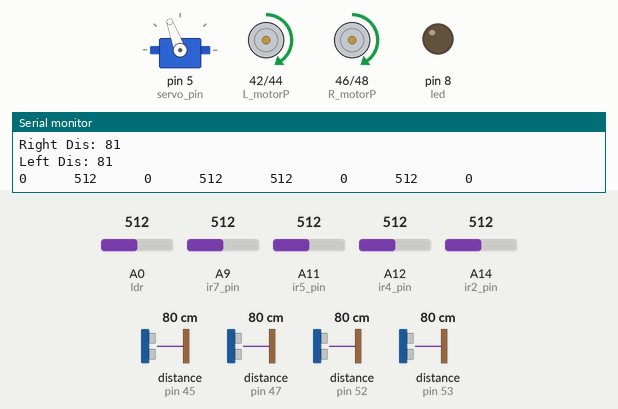
This sketch was run on a simulated Arduino Mega 2560, built with avr-gcc and run on an emulated ATmega2560. On the bench: servo, motor-driver pin pairs drawn as motors (green arrow = first pin HIGH = forward, orange = second pin HIGH = backward, longer = more drive, scaled by the enable pin), output pins drawn as LEDs (lit = HIGH), the last lines printed to the serial monitor. The test bench sets the inputs (shaded band); at power-on: distance to the obstacle (sensors on pin 53, pin 45, pin 52, pin 47) 80 cm, A0 (ldr) = 512, A9 (ir7_pin) = 512, A11 (ir5_pin) = 512, A12 (ir4_pin) = 512, A14 (ir2_pin) = 512. The echo pulse lasts 58.3 µs per cm.

Above: at 4.0 s.
4.1 s: distance to the obstacle (sensor on pin 53) set to 43 cm
5.6 s: distance to the obstacle (sensor on pin 53) set to 37 cm
At 6.9 s:
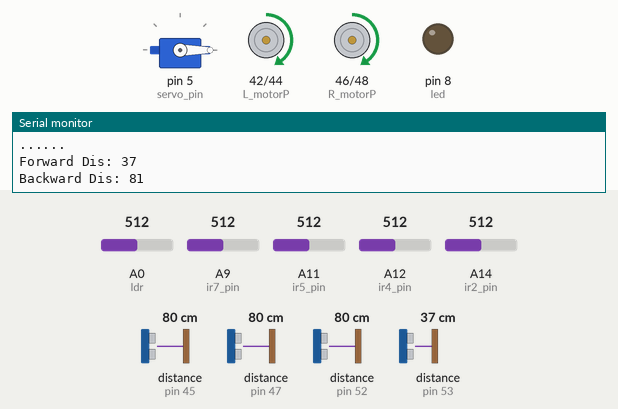
7.2 s: distance to the obstacle (sensor on pin 45) set to 28 cm
10.2 s: distance to the obstacle (sensor on pin 45) set to 23 cm
At 11.6 s:
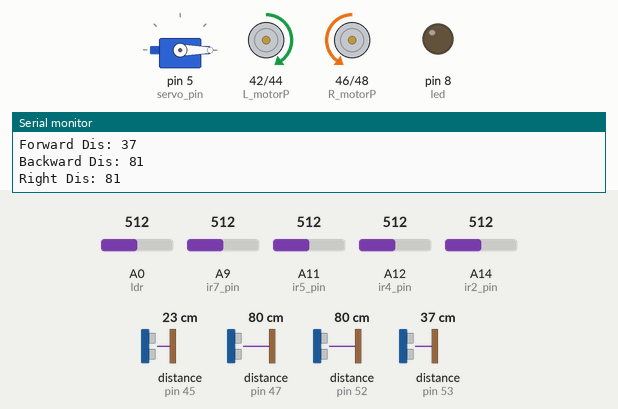
11.9 s: distance to the obstacle (sensor on pin 52) set to 28 cm
13.4 s: distance to the obstacle (sensor on pin 52) set to 24 cm
At 15.0 s:
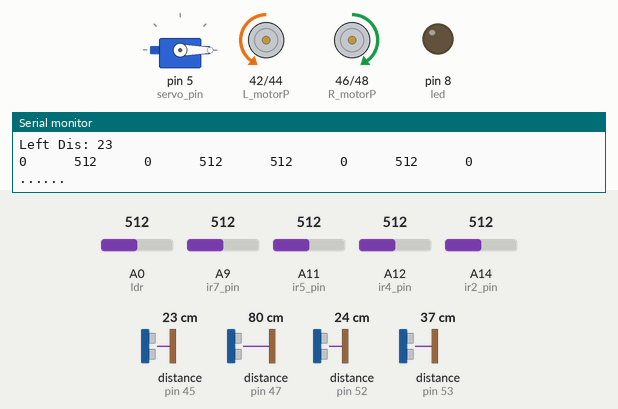
Timing chart, 0 to 16.1 s (numbered marks = the images above; inputs shaded):
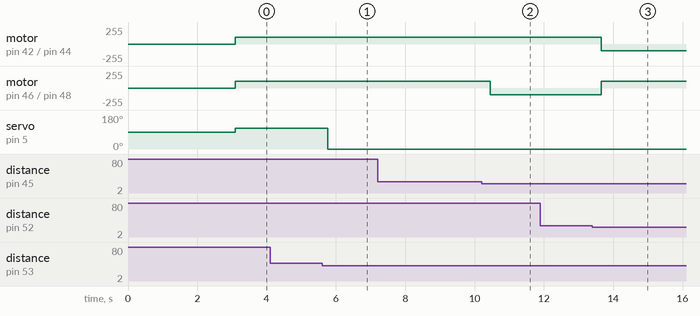

Measured:
- the behaviour switches between 41 and 40 cm on distance to the obstacle (sensor on pin 53) (found by bisection; images 0 and 1)
- the behaviour switches between 26 and 25 cm on distance to the obstacle (sensor on pin 45) (found by bisection; images 1 and 2)
- the behaviour switches between 26 and 25 cm on distance to the obstacle (sensor on pin 52) (found by bisection; images 2 and 3)
- after the input at 5.6 s, servo on pin 5 (servo_pin): 110° → 0° after 0.17 s
- after the input at 10.2 s, motor on pin 46 (R_motorP) / pin 48 (R_motorN): forward 100/255 → backward 100/255 after 0.26 s
- after the input at 13.4 s, motor on pin 42 (L_motorP) / pin 44 (L_motorN): forward 100/255 → backward 100/255 after 0.25 s; motor on pin 46 (R_motorP) / pin 48 (R_motorN): backward 100/255 → forward 100/255 after 0.25 s

The sketch:

4Sonar_bot.ino
```cpp
/*
4 Sonar
2 motor
1 LDR
8 IR
*/
#include<NewPing.h>
#include<Servo.h>
#define F_trig 51
#define F_echo 53
#define B_trig 49
#define B_echo 47
#define L_trig 43
#define L_echo 45
#define R_trig 50
#define R_echo 52
#define MaxDistance 200

#define L_motorP 42
#define L_motorN 44
#define L_motorPWM 7
#define R_motorP 46
#define R_motorN 48
#define R_motorPWM 6

//#define ir1_pin A15
#define ir2_pin A14
//#define ir3_pin A13
#define ir4_pin A12
#define ir5_pin A11
//#define ir6_pin A10
#define ir7_pin A9
//#define ir8_pin A8

#define led 8
#define ldr A0

#define servo_pin 5

int F_dis , B_dis , R_dis , L_dis , flag , ldr_value , angle=0 , servo_flag=0;
int Rspeed = 100;
int Lspeed = 100;
int ir1 , ir2 , ir3 , ir4 , ir5 , ir6 , ir7 , ir8 , total_ir, ir_flag=0;   //IR value(From Right side)
NewPing F_sonar(F_trig,F_echo,MaxDistance);
NewPing B_sonar(B_trig,B_echo,MaxDistance);
NewPing L_sonar(L_trig,L_echo,MaxDistance);
NewPing R_sonar(R_trig,R_echo,MaxDistance);
Servo servo;

void setup() {
  Serial.begin(9600);
  pinMode(R_motorP ,OUTPUT);              //Motor
  pinMode(R_motorN ,OUTPUT);
  pinMode(L_motorP ,OUTPUT);
  pinMode(L_motorN ,OUTPUT);
  pinMode(R_motorPWM ,OUTPUT);
  pinMode(L_motorPWM ,OUTPUT);

  //pinMode(ir1_pin,INPUT);
  pinMode(ir2_pin,INPUT);
  //pinMode(ir3_pin,INPUT);
  pinMode(ir4_pin,INPUT);
  pinMode(ir5_pin,INPUT);
  //pinMode(ir6_pin,INPUT);
  pinMode(ir7_pin,INPUT);
  //pinMode(ir8_pin,INPUT);

  pinMode(led,OUTPUT);
  pinMode(ldr,INPUT);

  servo.attach(servo_pin);
}

void forward()
{
    digitalWrite(R_motorP ,HIGH);
    digitalWrite(R_motorN ,LOW);
    analogWrite(R_motorPWM , Rspeed);
    digitalWrite(L_motorP ,HIGH);
    digitalWrite(L_motorN ,LOW);
    analogWrite(L_motorPWM, Lspeed);
}
void backward()
{
    digitalWrite(R_motorP ,LOW);
    digitalWrite(R_motorN ,HIGH);
    analogWrite(R_motorPWM, Rspeed);
    digitalWrite(L_motorP ,LOW);
    digitalWrite(L_motorN ,HIGH);
    analogWrite(L_motorPWM, Lspeed);
}
void right()
{
    digitalWrite(R_motorP ,LOW);
    digitalWrite(R_motorN ,HIGH);
    analogWrite(R_motorPWM, Rspeed);
    digitalWrite(L_motorP ,HIGH);
    digitalWrite(L_motorN ,LOW);
    analogWrite(L_motorPWM, Lspeed);
}
void left()
{
    digitalWrite(R_motorP ,HIGH);
    digitalWrite(R_motorN ,LOW);
    analogWrite(R_motorPWM, Rspeed);
    digitalWrite(L_motorP ,LOW);
    digitalWrite(L_motorN ,HIGH);
    analogWrite(L_motorPWM, Lspeed);
}
void stopp()
{
    digitalWrite(R_motorP ,LOW);
    digitalWrite(R_motorN ,LOW);
    analogWrite(R_motorPWM, 0);
    digitalWrite(L_motorP ,LOW);
    digitalWrite(L_motorN ,LOW);
    analogWrite(L_motorPWM, 0);
}
void serialMonitor()
{
  Serial.print("Forward Dis: ");
  Serial.println(F_dis);
  Serial.print("Backward Dis: ");
  Serial.println(B_dis);
  Serial.print("Right Dis: ");
  Serial.println(R_dis);
  Serial.print("Left Dis: ");
  Serial.println(L_dis);
  Serial.print(ir1);
  Serial.print("      ");
  Serial.print(ir2);
  Serial.print("      ");
  Serial.print(ir3);
  Serial.print("      ");
  Serial.print(ir4);
  Serial.print("      ");
  Serial.print(ir5);
  Serial.print("      ");
  Serial.print(ir6);
  Serial.print("      ");
  Serial.print(ir7);
  Serial.print("      ");
  Serial.print(ir8);
  Serial.println("      ");
  Serial.println("......");

}
//Main........................................................................................................................
void loop() {
  flag=0;
  F_dis=F_sonar.ping_cm();
  B_dis=B_sonar.ping_cm();
  R_dis=R_sonar.ping_cm();
  L_dis=L_sonar.ping_cm();

  //ir1=analogRead(ir1_pin);
  ir2=analogRead(ir2_pin);
 // ir3=analogRead(ir3_pin);
  ir4=analogRead(ir4_pin);
  ir5=analogRead(ir5_pin);
  //ir6=analogRead(ir6_pin);
  ir7=analogRead(ir7_pin);
 // ir8=analogRead(ir8_pin);
 // total_ir=(ir1+ir2+ir3+ir4+ir5+ir6+ir7+ir8)/8;

  ldr_value=analogRead(ldr);

  serialMonitor();
  if(ldr_value<=300)                  //For LDR
  {
    digitalWrite(led,HIGH);
  }
  else
  {
    digitalWrite(led,LOW);
  }

  if(ir2>=1 && ir2<=300 &&  ir7>=1 && ir7<=300)               //Run in IR Mode
  {
    if(ir4>=300 && ir4<=520 &&  ir5>=300 && ir5<=520)
    {
      forward();
    }
    ir_flag=0;
  }
  else                                          //In Sonar Mode
  {
    if(ir_flag==0)
    {
      delay(3000);
      ir_flag=1;
    }
  if(20<=F_dis && F_dis<=40)
  {
    servo.write(0);
  }
  else
  {
    servo.write(110);
  }

  if(1<=F_dis && F_dis<=35)
  {
    flag=1;
    backward();
    delay(200);
    right();
    delay(100);
  }
  else if(1<=B_dis && B_dis<=25)
  {
    flag=1;
    forward();
    delay(200);
  }
  else if(1<=R_dis && R_dis<=25)
  {
    flag=1;
    left();
    delay(200);
  }
  else if(1<=L_dis && L_dis<=25)
  {
    flag=1;
    right();
    delay(200);
  }

  if(flag==0)
  {
    forward();
    delay(200);
  }

  }


}
```
